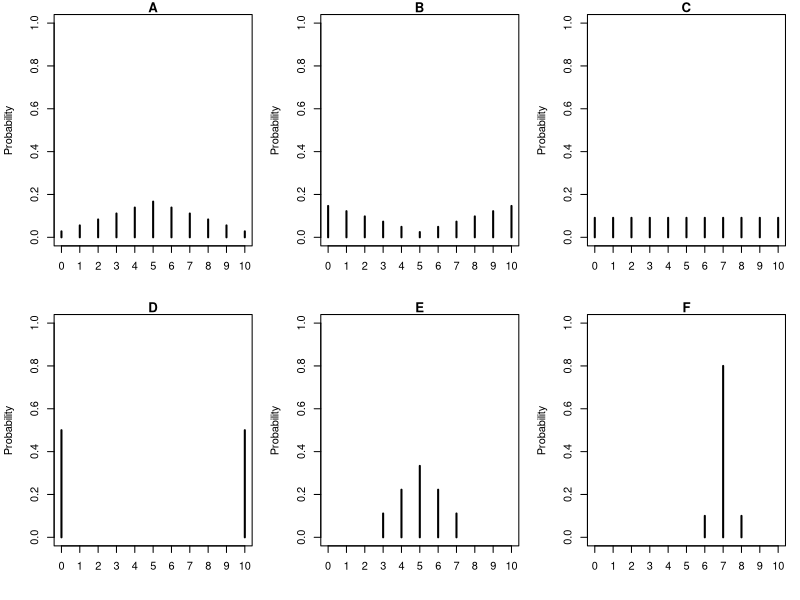

The R script that drew this image:
## ---- chunk 1

x1 = 0:10
p1 = c(1, 2, 3, 4, 5, 6, 5, 4, 3, 2, 1)
p1 = p1/sum(p1)

x2 = 0:10
p2 = c(6, 5, 4, 3, 2, 1, 2, 3, 4, 5, 6)
p2 = p2/sum(p2)

x3 = 0:10
p3 = rep(1/11, 11)

x4 = c(0, 10)
p4 = c(0.5, 0.5)

x5 = 3:7
p5 = c(1, 2, 3, 2, 1)
p5 = p5/sum(p5)

x6 = c(6, 7, 8)
p6 = c(0.1, 0.8, 0.1)

xlimits = c(0, 10)
xs = 0:10
par(mfrow=c(2,3), mar=c(4, 4, 1, 1) + 0.1)
plot(x1, p1, xlim=xlimits, ylim=c(0,1), xlab="", ylab="Probability", main="A", type="h", lwd=2, xaxt="n")
axis(1, xs)
plot(x2, p2, xlim=xlimits, ylim=c(0,1), xlab="", ylab="Probability", main="B", type="h", lwd=2, xaxt="n")
axis(1, xs)
plot(x3, p3, xlim=xlimits, ylim=c(0,1), xlab="", ylab="Probability", main="C", type="h", lwd=2, xaxt="n")
axis(1, xs)
plot(x4, p4, xlim=xlimits, ylim=c(0,1), xlab="", ylab="Probability", main="D", type="h", lwd=2, xaxt="n")
axis(1, xs)
plot(x5, p5, xlim=xlimits, ylim=c(0,1), xlab="", ylab="Probability", main="E", type="h", lwd=2, xaxt="n")
axis(1, xs)
plot(x6, p6, xlim=xlimits, ylim=c(0,1), xlab="", ylab="Probability", main="F", type="h", lwd=2, xaxt="n")
axis(1, xs)

# sqrt(sum(x1^2*p1)-sum(x1*p1)^2)
# sqrt(sum(x2^2*p2)-sum(x2*p2)^2)
# sqrt(sum(x3^2*p3)-sum(x3*p3)^2)
# sqrt(sum(x4^2*p4)-sum(x4*p4)^2)
# sqrt(sum(x5^2*p5)-sum(x5*p5)^2)
# sqrt(sum(x6^2*p6)-sum(x6*p6)^2)

